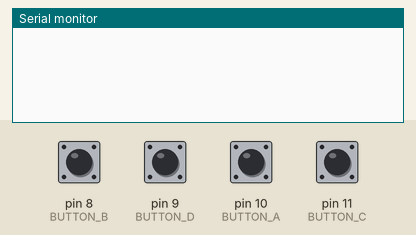
This sketch was run on a simulated Arduino Uno, built with avr-gcc and run on an emulated ATmega328P. On the bench: the last lines printed to the serial monitor. The inputs (shaded band) are chosen by the test bench; at power-on: pin 8 (BUTTON_B), pin 9 (BUTTON_D), pin 10 (BUTTON_A), pin 11 (BUTTON_C) LOW.

Above: at 1.2 s.
1.3 s: pin 8 (BUTTON_B) pulled HIGH for 0.15 s
At 2.2 s:
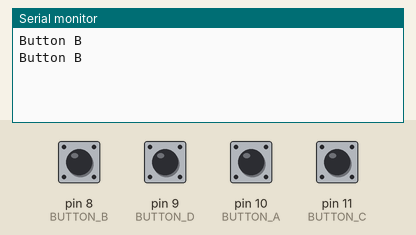
2.9 s: pin 9 (BUTTON_D) pulled HIGH for 0.15 s
At 3.4 s:
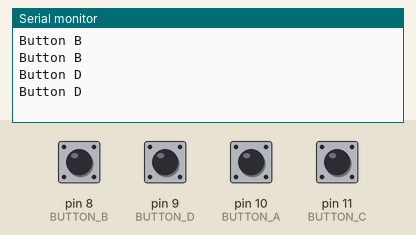
4.5 s: pin 10 (BUTTON_A) pulled HIGH for 0.15 s
At 5.8 s:
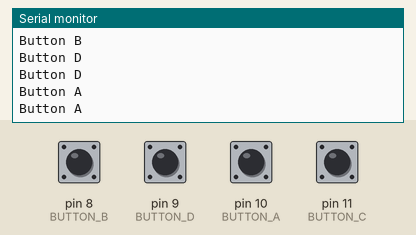
6.1 s: pin 11 (BUTTON_C) pulled HIGH for 0.15 s
At 7.1 s:
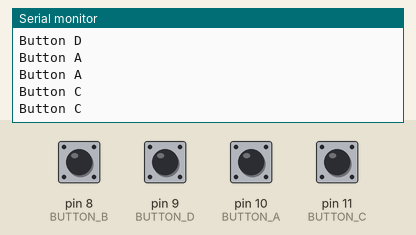

The sketch:

RF.ino
```cpp
#define BUTTON_A 10
#define BUTTON_B 8
#define BUTTON_C 11
#define BUTTON_D 9

void setup() {
  pinMode(BUTTON_A, INPUT);
  pinMode(BUTTON_B, INPUT);
  pinMode(BUTTON_C, INPUT);
  pinMode(BUTTON_D, INPUT);
  Serial.begin(9600);
}

void loop() {
  int valA = digitalRead(BUTTON_A);
  if (valA == HIGH) {
    Serial.println("Button A");
  }

  int valB = digitalRead(BUTTON_B);
  if (valB == HIGH) {
    Serial.println("Button B");
  }

  int valC = digitalRead(BUTTON_C);
  if (valC == HIGH) {
    Serial.println("Button C");
  }

  int valD = digitalRead(BUTTON_D);
  if (valD == HIGH) {
    Serial.println("Button D");
  }
  delay(100);
}
```

Measured:
- after the input at 1.3 s, the serial monitor: prints a new line at once (image 1)
- after the input at 2.9 s, the serial monitor: prints a new line at once (image 2)
- after the input at 4.5 s, the serial monitor: prints a new line at once (image 3)
- after the input at 6.1 s, the serial monitor: prints a new line at once (image 4)
